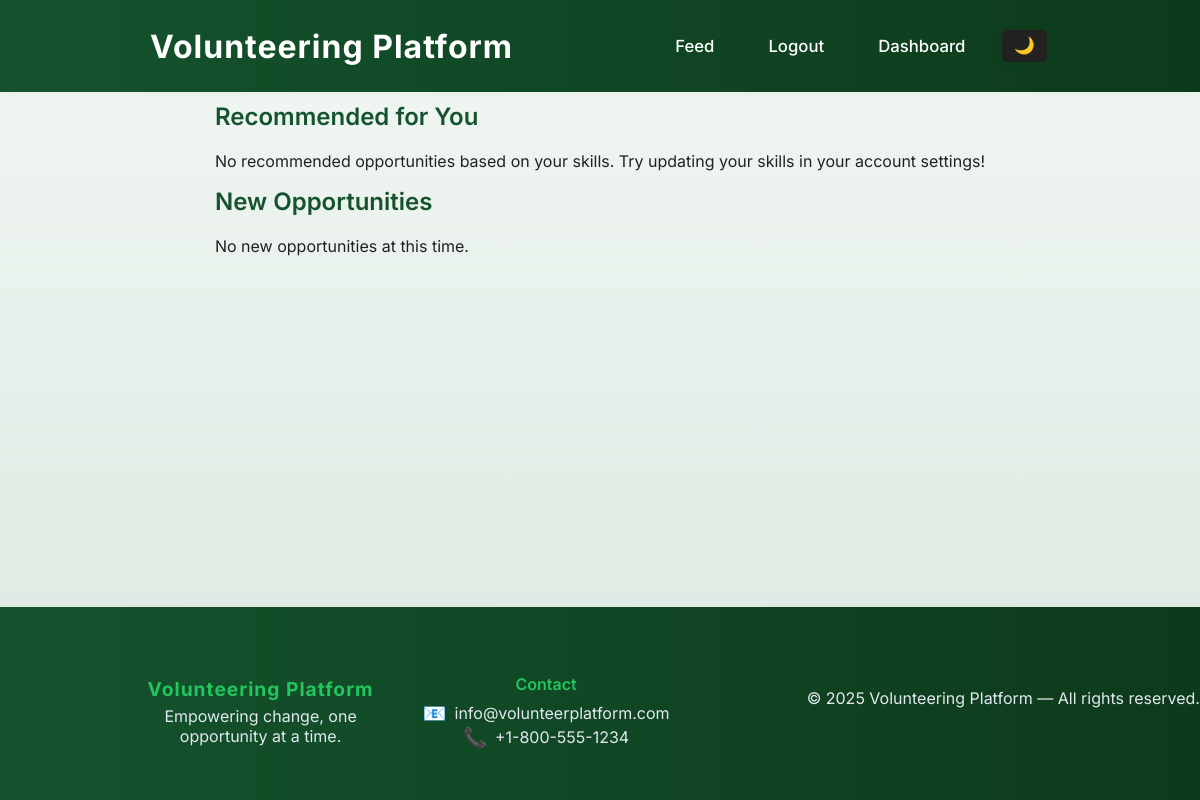
Before: /feeds/volunteer/ (signed in) with the older database file.
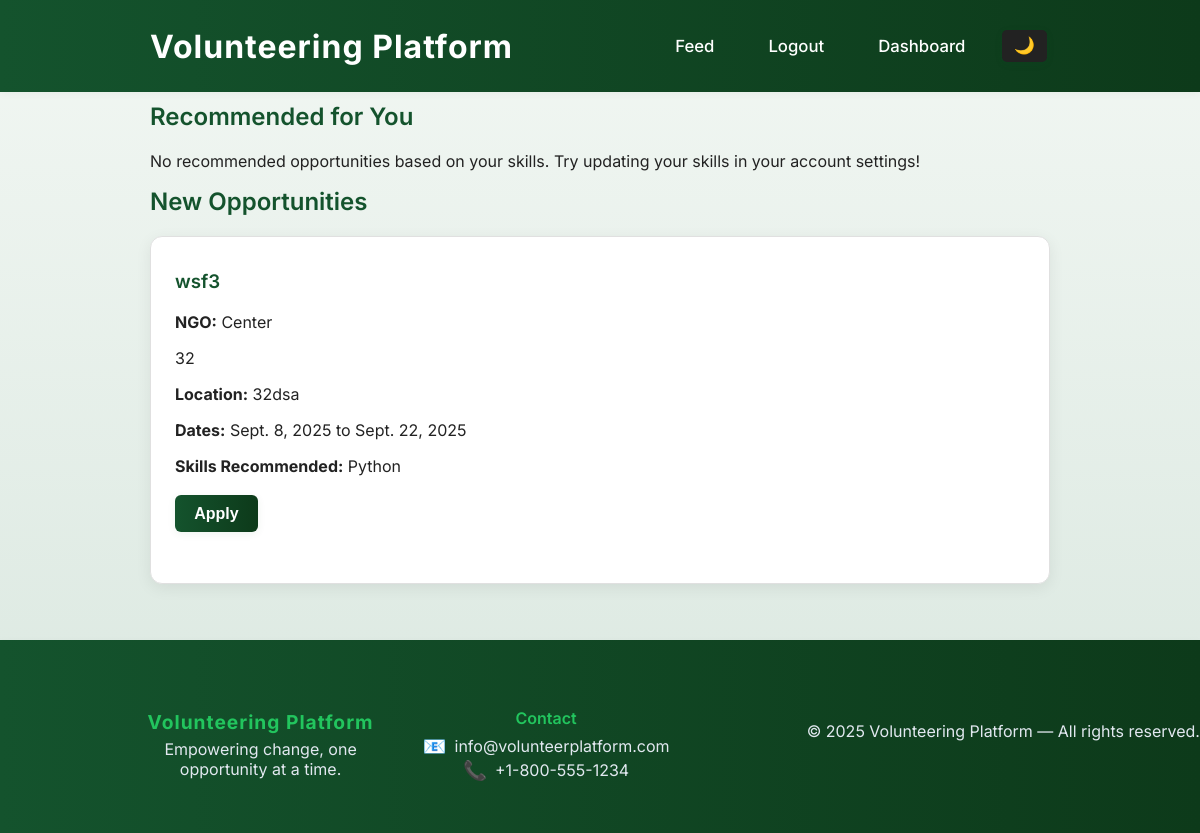
After: the same page with the newer database file.
### feeds/models.py (models this page shows, shortened)
class Opportunity(models.Model):
    ngo = models.ForeignKey(
        settings.AUTH_USER_MODEL,
        on_delete=models.CASCADE,
        limit_choices_to={"role": "ngo"},
    )
    title = models.CharField(max_length=200)
    description = models.TextField()
    location = models.CharField(max_length=255)
    start_date = models.DateField()
    end_date = models.DateField()
    skills_recommended = models.CharField(max_length=255, blank=True)
    created_at = models.DateTimeField(auto_now_add=True)

### accounts/models.py (models this page shows, shortened)
class User(AbstractUser):
    ROLE_CHOICES = (
        ("volunteer", "Volunteer"),
        ("ngo", "NGO"),
        ("admin", "Admin"),
    )
    role = models.CharField(max_length=10, choices=ROLE_CHOICES, default="volunteer")
    skills = models.CharField(max_length=255, blank=True, help_text="Comma-separated skills (e.g. Python, Fundraising, Event Planning)")
    is_approved = models.BooleanField(default=True, help_text="Admin approval required for NGOs")

### feeds/views.py (the view)
# urls.py: path("volunteer/", views.volunteer_feed, name="volunteer_feed"),
@login_required
def volunteer_feed(request):
    if request.user.role != "volunteer":
        return redirect("general_feed")
    user_skills = [s.strip().lower() for s in (request.user.skills or "").split(",") if s.strip()]
    all_opps = Opportunity.objects.filter(end_date__gte=timezone.now().date()).order_by("-created_at")
    if user_skills:
        def skill_match(opp):
            opp_skills = [s.strip().lower() for s in (opp.skills_recommended or "").split(",") if s.strip()]
            return len(set(user_skills) & set(opp_skills)) > 0
        recommended = [opp for opp in all_opps if skill_match(opp)]
        new = [opp for opp in all_opps if not skill_match(opp)]
    else:
        recommended = []
        new = list(all_opps)
    user_applications = set(
        Application.objects.filter(volunteer=request.user).values_list("opportunity_id", flat=True)
    )
    context = {
        "recommended": recommended,
        "new": new,
        "user_applications": user_applications,
    }
    return render(request, "feeds/volunteer_feed.html", context)

### accounts/views.py (called while the page is built)
def get_notification_count(request):
    if not request.user.is_authenticated:
        return {'notification_count': 0}
    count = 0
    if hasattr(request.user, 'role'):
        if request.user.role == 'ngo':
            from feeds.models import Application
            count = Application.objects.filter(opportunity__ngo=request.user, status='pending').count()
        elif request.user.role == 'admin':
            from .models import Report
            count = Report.objects.filter(handled=False).count()
    return {'notification_count': count}

### feeds/templates/feeds/volunteer_feed.html (shortened to what this page needs)
{% extends "base.html" %}
{% block content %}
  <h2>Recommended for You</h2>
  {% if recommended %}
    {% for opp in recommended %}
      <div class="opportunity-card">
        <h3>{{ opp.title }}</h3>
        <p><strong>NGO:</strong> {{ opp.ngo.username }}</p>
        <p>{{ opp.description }}</p>
        <p><strong>Location:</strong> {{ opp.location }}</p>
        <p><strong>Dates:</strong> {{ opp.start_date }} to {{ opp.end_date }}</p>
  <p><strong>Skills Recommended:</strong> {{ opp.skills_recommended }}</p>
        {% if opp.id in user_applications %}
          <p><em>You’ve already applied.</em></p>
        {% else %}
          <form action="{% url 'apply_for_opportunity' opp.id %}" method="post">
            {% csrf_token %}
            <button type="submit">Apply</button>
          </form>
        {% endif %}
      </div>
    {% endfor %}
  {% else %}
    <p>No recommended opportunities based on your skills. Try updating your skills in your account settings!</p>
  {% endif %}
  <h2>New Opportunities</h2>
  {% if new %}
    {% for opp in new %}
      <div class="opportunity-card">
        <h3>{{ opp.title }}</h3>
        <p><strong>NGO:</strong> {{ opp.ngo.username }}</p>
        <p>{{ opp.description }}</p>
        <p><strong>Location:</strong> {{ opp.location }}</p>
        <p><strong>Dates:</strong> {{ opp.start_date }} to {{ opp.end_date }}</p>
  <p><strong>Skills Recommended:</strong> {{ opp.skills_recommended }}</p>
        {% if opp.id in user_applications %}
          <p><em>You’ve already applied.</em></p>
        {% else %}
          <form action="{% url 'apply_for_opportunity' opp.id %}" method="post">
            <button type="submit">Apply</button>
          </form>
        {% endif %}
      </div>
    {% endfor %}
  {% else %}
    <p>No new opportunities at this time.</p>
  {% endif %}
{% endblock %}

Changed rows visible on the page:
added Opportunity: title "wsf3", ngo.username "Center", description "32", location "32dsa", start_date "Sept. 8, 2025", end_date "Sept. 22, 2025", skills_recommended "Python", shows "Apply"
Other visible differences:
text no longer shown: "No new opportunities at this time."
